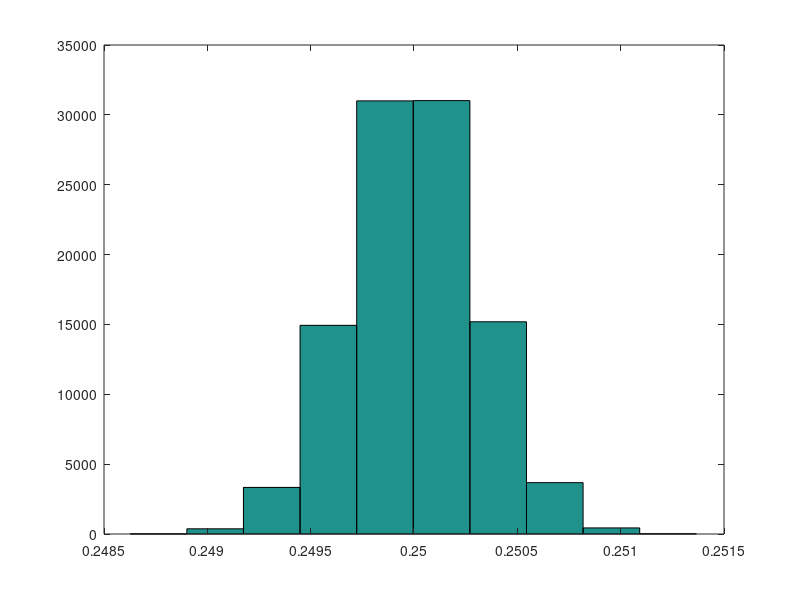
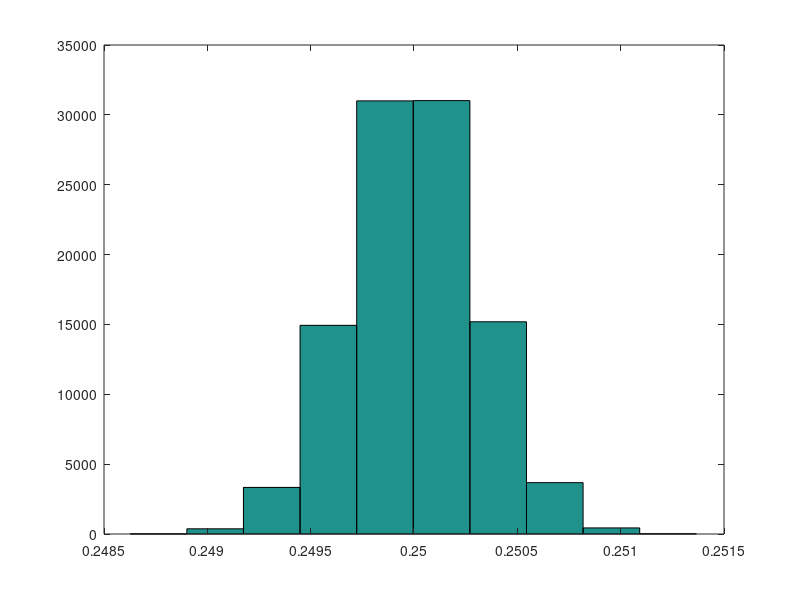
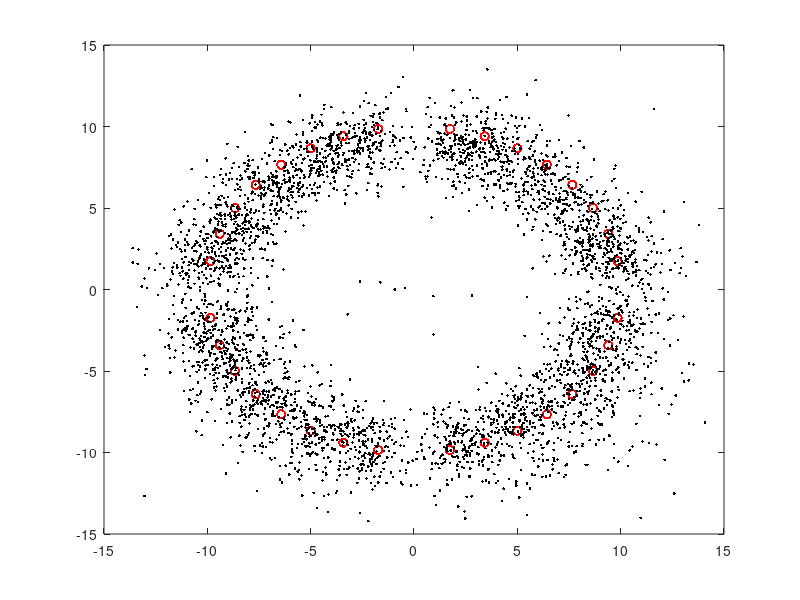
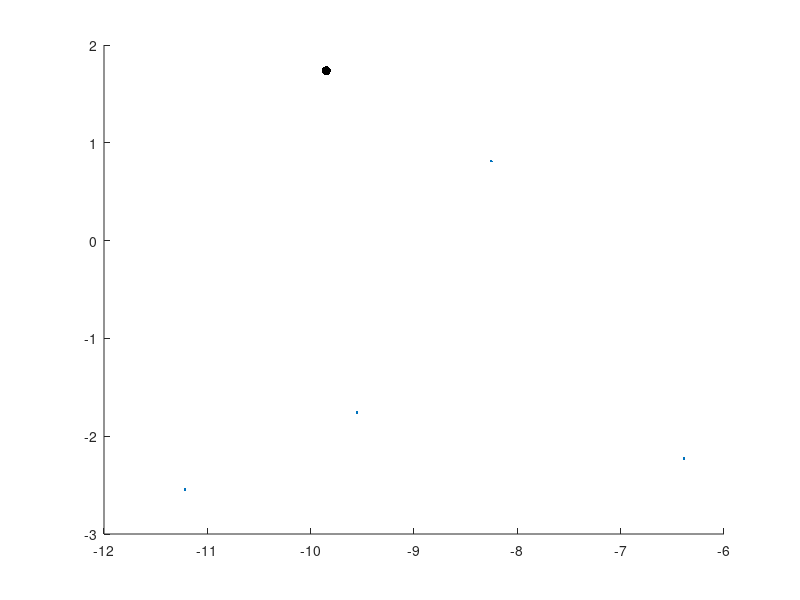

Reproduce these figures in MATLAB, in order. (Note: this script raises an error after producing the figures.)
%% understanding Jbar, tau, and sigma

sigma = 5;
Jbar = 16;
tau = .0001;

nSamps = 1e5;
samps = sqrt(1./gamrnd(Jbar/tau,tau,1,nSamps));

hist(1./samps.^2)
hist(samps)

figure; hist(samps)
mean(samps)

%% ==========================================================
%             STUFF WITH ACTUAL DATA!
% ===========================================================
% 08.25.2016

% load in data file
load('group_data.mat')

% rename useful columns of group_data.mat
data_subj = group_data(:,1);
data_priority = group_data(:,2);
data_discsize = group_data(:,4);
response_x = group_data(:,6);
response_y = group_data(:,7);
target_x = 10*cosd(group_data(:,13)); % x location
target_y = 10*sind(group_data(:,13)); % y location

% 
idx = find(isnan(response_x) | isnan(response_y) | isnan(target_x) | isnan(target_y)  ); % delete nans 
response_x(idx) = [];
response_y(idx) = [];
target_x(idx) = [];
target_y(idx) = [];
data_priority(idx) = [];
data_subj(idx) = [];
data_discsize(idx) = [];

% errors
error_x = response_x - target_x;
error_y = response_y - target_y;
error_euclid = sqrt(error_x.^2 + error_y.^2);

idx = error_euclid > 13;
idx = idx | (data_discsize > 13); % delete stuff with disc size > 13
error_x(idx) = [];
error_y(idx) = [];
error_euclid(idx) = [];
response_x(idx) = [];
response_y(idx) = [];
target_x(idx) = [];
target_y(idx) = [];
data_priority(idx) = [];
data_subj(idx) = [];
data_discsize(idx) = [];

% % project everything onto first quadrant
% sign_x = sign(target_x);
% sign_y = sign(target_y);
% response_x = response_x.*sign_x;
% response_y = response_y.*sign_y;
% target_x = target_x.*sign_x;
% target_y = target_y.*sign_y;

% priority and subject numbers
priorityVec = unique(data_priority); % priority condition
colorVec = {'k','b','r'};
nPriorities = length(priorityVec);
titleVec = {'low','med','high'};
subjVec = unique(data_subj);
nSubj = length(subjVec);

% changing to polar coordinates
[target_theta, target_rho] = cart2pol(target_x,target_y);
[response_theta, response_rho] = cart2pol(response_x,response_y);

% errors
error_rho = response_rho - target_rho;
error_theta = response_theta - target_theta;



%% plot raw data (targets and responses)
figure;
plot(target_x,target_y,'ro')
hold on; 
plot(response_x,response_y,'k.')

%% plotting mean and covariance plot of each of 8 target locations
% best if you project onto one quadrant (see section above)

for isubj = 1:nSubj
    subjnum = subjVec(isubj);
    
    for ipriority = 1:nPriorities;
        priority = priorityVec(ipriority);
        
        figure;
        targets_x = unique(target_x);
        for itarget = 1:length(targets_x);
            currtarget_y = target_y(find(target_x == targets_x(itarget),1,'first')); % value of corresponding y_cordingate
            idxx = target_x == targets_x(itarget); % trials which have the correct target
            idxxx = idxx & (data_priority == priority) & (data_subj == subjnum); % correct target, priority condition, and subject number
            
            hold on;
            plot(targets_x(itarget),currtarget_y,'k.','MarkerSize',20)
            plot(response_x(idxxx),response_y(idxxx),'.')
            
            % get and plot cov circle for each target
            responses = [response_x(idxxx) response_y(idxxx)];
            covMat = cov(responses);
            circle = bsxfun(@plus,mean(responses),[cos(linspace(0,2*pi,50))' sin(linspace(0,2*pi,50))']*covMat);
            plot(circle(:,1),circle(:,2),'Color',aspencolors('coral')); % plot covariance circle
            
        end
        defaultplot;
        title(['subj' num2str(subjnum) ' ' titleVec{ipriority} ' priority'])
        axis equal
%         savefig(gcf,['subj' num2str(subjnum) '_' titleVec{ipriority} ])
%         savefig(gcf,['subj' num2str(subjnum) '_' titleVec{ipriority} '.png' ])
    end
end

%% plot of distribution of error and disc size with priority
nBins = 25;

% z-score subject data
standardized_discsize = nan(size(data_discsize));
standardized_error = nan(size(error_euclid));
for isubj = 1:nSubj
    subjnum = subjVec(isubj);
    
    idx = data_subj == subjnum;
    
    discsize = data_discsize(idx);
    euclideanerror = error_euclid(idx);
    
    % standardize them
    discsize = (discsize - mean(discsize))./std(discsize);
    euclideanerror = (euclideanerror - mean(euclideanerror))./std(euclideanerror);
    
    % put them back
    standardized_error(idx) = euclideanerror;
    standardized_discsize(idx) = discsize;    
end

colorVec = {'k','b','r'};
figure; hold on;
centers = linspace(-4,12,nBins);
for ipriority = 1:nPriorities;
    priority = priorityVec(ipriority);
    
    idx = data_priority == priority; 
        [counts,centers] = hist(standardized_error(idx),centers);
%     [counts,centers] = hist(standardized_discsize(idx),centers);
    counts = counts./sum(counts);
    
    plot(centers,counts,colorVec{ipriority})
    
end
defaultplot

%% scatterplot discsize error across subjects (standardized)


figure; 
for ipriority = 1:nPriorities % for each priority
    priority = priorityVec(ipriority);
    idx = data_priority == priority; % indices of trials for current subject
   
    curr_discsize = standardized_discsize(idx);
    curr_error = standardized_error(idx);
    
    %     % not standardized
    %     curr_discsize = data_discsize(idx);
    %     curr_error = error_euclid(idx);
    
    plot(curr_discsize,curr_error,'o','Color',colorVec{ipriority})
    hold on;
end

defaultplot
xlabel('circle size')
ylabel('saccade error')
hold off;


%% main effects of error and disc size from priority

discsizeMat = nan(nSubj,nPriorities); discsizevarMat = discsizeMat;
euclideanerrorMat = discsizeMat;
rhoerrorMat = discsizeMat; thetaerrorMat = discsizeMat;
for isubj = 1:nSubj;
    subjnum = subjVec(isubj);
    
    for ipriority = 1:nPriorities;
        priority = priorityVec(ipriority);
        
        idx = (data_subj == subjnum) & (data_priority == priority); % indices of trials for current subject
        
        % euclidean error
        euclideanerrorMat(isubj,ipriority) = mean(error_euclid(idx));
        euclideanvarMat(isubj,ipriority) = var(error_euclid(idx));
        
        % mean other errors
        rhoerrorMat(isubj,ipriority) = mean(error_rho(idx));
        thetaerrorMat(isubj,ipriority) = mean(error_theta(idx));
        
        % mean disc size
        discsizeMat(isubj,ipriority) = mean(data_discsize(idx));
        discsizevarMat(isubj,ipriority) = var(data_discsize(idx));
    end
    
end

% mean euclidean error main effect
figure;
meaneucliderror = mean(euclideanerrorMat);
semeucliderror = std(euclideanerrorMat)/sqrt(nSubj);
errorbar(meaneucliderror,semeucliderror,'k','LineStyle','none')
set(gca,'XTick',[1 2 3],'XTickLabel',[0.1 0.3 0.6])
xlabel('priority'); title('mean euclidean error'); defaultplot;

% var euclidean error main effect
figure;
meanvareucliderror = mean(euclideanvarMat);
semvareucliderror = std(euclideanvarMat)/sqrt(nSubj);
errorbar(meanvareucliderror,semvareucliderror,'k','LineStyle','none')
set(gca,'XTick',[1 2 3],'XTickLabel',[0.1 0.3 0.6])
xlabel('priority'); title('euclidean error variance'); defaultplot;

% % mean disc size
% figure;
% meandiscsize = mean(discsizeMat);
% semdiscsize = std(discsizeMat)/sqrt(nSubj);
% errorbar(meandiscsize,semdiscsize,'k','LineStyle','none')
% set(gca,'XTick',[1 2 3],'XTickLabel',[0.1 0.3 0.6])
% xlabel('priority'); title('discsize'); defaultplot;

%% plotting bias as a function of priority across or within each subject

aveplot = 1;
indvlplot = 0;

biasVec_theta = nan(nSubj,nPriorities);
varVec_theta = nan(nSubj,nPriorities);
biasVec_rho = nan(nSubj,nPriorities);
varVec_rho = nan(nSubj,nPriorities);
for isubj = 1:nSubj % for each subject
    subjnum = subjVec(isubj);
    
    for ipriority = 1:nPriorities % for each priority
        priority = priorityVec(ipriority);
        idx = (data_subj == subjnum) & (data_priority == priority); % indices of trials for current subject
        
        % calculating bias and variance of rho and theta
        biasVec_rho(isubj,ipriority) = mean(error_rho(idx));
        varVec_rho(isubj,ipriority) = var(error_rho(idx));
        biasVec_theta(isubj,ipriority) = mean(error_theta(idx));
        varVec_theta(isubj,ipriority) = var(error_theta(idx));
    end
    
    if (indvlplot)
        figure;
        subplot(2,2,1); 
        plot(biasVec_rho(isubj,:),'ko')
        title('bias rho')
        defaultplot;
        
        subplot(2,2,2); 
        plot(biasVec_theta(isubj,:),'ko')
        title('bias theta')
        defaultplot;
        
        subplot(2,2,3); 
        plot(varVec_rho(isubj,:),'ko')
        title('variance rho')
        defaultplot;
        
        subplot(2,2,4); 
        plot(varVec_theta(isubj,:),'ko')
        title('variance theta')
        defaultplot;
        
        pause;
    end
end

if (aveplot)
    figure;
    subplot(2,2,1);
    mean_bias_rho = mean(biasVec_rho);
    sem_bias_rho = std(biasVec_rho)/sqrt(size(biasVec_rho,1));
    errorbar(mean_bias_rho,sem_bias_rho,'k')
    set(gca,'XTick',[1 2 3],'XTickLabel',[0.1 0.3 0.6])
    xlabel('priority'); title('bias rho'); defaultplot;
    
    subplot(2,2,2);
    mean_bias_theta = mean(biasVec_theta);
    sem_bias_theta = std(biasVec_theta)/sqrt(size(biasVec_theta,1));
    errorbar(mean_bias_theta,sem_bias_theta,'k')
    set(gca,'XTick',[1 2 3],'XTickLabel',[0.1 0.3 0.6])
    xlabel('priority'); title('bias theta'); defaultplot;
    
    subplot(2,2,3);
    mean_var_rho = mean(varVec_rho);
    sem_var_rho = std(varVec_rho)/sqrt(size(varVec_rho,1));
    errorbar(mean_var_rho,sem_var_rho,'k')
    set(gca,'XTick',[1 2 3],'XTickLabel',[0.1 0.3 0.6])
    xlabel('priority'); title('variance rho'); defaultplot;
    
    subplot(2,2,4);
    mean_var_theta = mean(varVec_theta);
    sem_var_theta = std(varVec_theta)/sqrt(size(varVec_theta,1));
    errorbar(mean_var_theta,sem_var_theta,'k')
    set(gca,'XTick',[1 2 3],'XTickLabel',[0.1 0.3 0.6])
    xlabel('priority'); title('variance theta'); defaultplot;
end

%% scatterplot of disc size vs error (euclidean or circular tangential)

for isubj = 1:nSubj % for each subject
    subjnum = subjVec(isubj);
    
    figure; hold on;
    for ipriority = 1:nPriorities % for each priority
        priority = priorityVec(ipriority);
        idx = (data_subj == subjnum) & (data_priority == priority); % indices of trials for current subject
        
        curr_discsize = data_discsize(idx);
        curr_error = error_euclid(idx);
        
        plot(curr_discsize,curr_error,'o','Color',colorVec{ipriority})
        hold on;
    end
    
    defaultplot
    xlabel('circle size')
    ylabel('saccade error')
    hold off;
end

%% plot of variances for different priorities (with cov matrix)

% project everything onto first quadrant (may or may not have already done
% this)
sign_x = sign(target_x);
sign_y = sign(target_y);
response_x = response_x.*sign_x;
response_y = response_y.*sign_y;
target_x = target_x.*sign_x;
target_y = target_y.*sign_y;

% changing to polar coordinates
[target_theta, target_rho] = cart2pol(target_x,target_y);
[response_theta, response_rho] = cart2pol(response_x,response_y);

% collapse them all onto the same spot
error_x = response_x - target_x;
error_y = response_y - target_y;

colorVec = {'r','b','k'};
figure; 
for ipriority = 1:nPriorities
    priority = priorityVec(ipriority);
    idx = (data_priority == priority); % indices of trials for current priority
    
    % plot target and responses
    subplot(2,2,ipriority); hold on
    plot(error_x(idx),error_y(idx),'.','Color',[0.7 0.7 0.7]) % errors
    plot(0,0,'k.','MarkerSize',14) % target
    title(num2str(priority))
    defaultplot
    
    % plot covariance matrix
    covMat = cov([error_x(idx) error_y(idx)]);
    circle = bsxfun(@plus,mean([error_x(idx) error_y(idx)]),[cos(linspace(0,2*pi,50))' sin(linspace(0,2*pi,50))']*covMat);
    plot(circle(:,1),circle(:,2),colorVec{ipriority}); % plot covariance circle
    
    % plot just covariance matrices on top of one another
    subplot(2,2,4); hold on
    plot(circle(:,1),circle(:,2),colorVec{ipriority}); % plot covariance circle
    axis([-10 10 -20 20])
    defaultplot
end

%% correlation coeff for each subject and priority

rMat = nan(nSubj,nPriorities);
pMat = nan(nSubj,nPriorities);
for isubj = 1:nSubj
    subjnum = subjVec(isubj);
    
    idx = data_subj == subjnum;
    
    for ipriority = 1:nPriorities
        priority = priorityVec(ipriority);
        
        % get idx of subject and priority
        idx2 = idx & (data_priority == priority);
        
        % calculate r and p and put into matrix
        [r,p] = corrcoef(data_discsize(idx2),error_euclid(idx2));
        
        rMat(isubj,ipriority) = r(2);
        pMat(isubj,ipriority) = p(2);
        
    end 
end

%% calculate correlation coefficient between euclidean error and discsize across subjects

standardized_discsize = nan(size(data_discsize));
standardized_error = nan(size(error_euclid));
for isubj = 1:nSubj
    subjnum = subjVec(isubj);
    
    idx = data_subj == subjnum;
    
    discsize = data_discsize(idx);
    euclideanerror = error_euclid(idx);
    
    % standardize them
    discsize = (discsize - mean(discsize))./std(discsize);
    euclideanerror = (euclideanerror - mean(euclideanerror))./std(euclideanerror);
    
    % put them back
    standardized_error(idx) = euclideanerror;
    standardized_discsize(idx) = discsize;    
end

% overall coreelation
[r,p] = corrcoef(standardized_error,standardized_discsize)

rVec = nan(1,nPriorities); pVec = rVec;
for ipriority = 1:nPriorities;
    priority = priorityVec(ipriority);
    idx = data_priority == priority;
    
    [r,p] = corrcoef(standardized_error(idx),standardized_discsize(idx));
    rVec(ipriority) = r(2);
    pVec(ipriority) = p(2);
end


%% plotting quantile bins of error with discsize

nQuantiles = 5;
meandiscsizeVec = nan(nSubj,nPriorities,nQuantiles);
meaneuclideanerrorVec = meandiscsizeVec; 
meanangularerrorVec = meandiscsizeVec;

for isubj = 1:nSubj
    subjnum = subjVec(isubj);
    
    idx = (data_subj == subjnum);
    
    % get the relevant informtion for current subject and priority
    Discsize = data_discsize(idx);
    Euclideanerror = error_euclid(idx);
    Angularerror = error_theta(idx);
    PriorityVec = data_priority(idx);
    
    % standardizing discsize data
    Discsize = (Discsize - mean(Discsize))./std(Discsize);
    Euclideanerror = (Euclideanerror - mean(Euclideanerror))./std(Euclideanerror);
    
    for ipriority = 1:nPriorities
        priority = priorityVec(ipriority);
        
        idxx = (PriorityVec == priority); % correct subject number and priority
        
        % get the relevant informtion for current subject and priority
        discsize = Discsize(idxx);
        euclideanerror = Euclideanerror(idxx);
        angularerror = Angularerror(idxx);
        
        % sort by increasing discsize
        [discsize, I] = sort(discsize);
        euclideanerror = euclideanerror(I);
        angularerror = angularerror(I);
        
        % chop up into quantiles
        ndatapoints = length(discsize);
        idx_quantile = [0 round([1:nQuantiles].*(ndatapoints/nQuantiles))];

        for iquantile = 1:nQuantiles
            meandiscsizeVec(isubj,ipriority,iquantile) = mean(discsize(idx_quantile(iquantile)+1:idx_quantile(iquantile+1)));
            meaneuclideanerrorVec(isubj,ipriority,iquantile) = mean(euclideanerror(idx_quantile(iquantile)+1:idx_quantile(iquantile+1)));
            meanangularerrorVec(isubj,ipriority,iquantile) = mean(angularerror(idx_quantile(iquantile)+1:idx_quantile(iquantile+1)));
        end
        
    end
end

% means and SEMs across subjects
mean_discsize = squeeze(mean(meandiscsizeVec));
mean_euclideanerror = squeeze(mean(meaneuclideanerrorVec));
mean_angularerror = squeeze(mean(meanangularerrorVec));
sem_discsize = squeeze(std(meandiscsizeVec))/sqrt(nSubj);
sem_euclideanerror = squeeze(std(meaneuclideanerrorVec))/sqrt(nSubj);
sem_angularerror = squeeze(std(meanangularerrorVec))/sqrt(nSubj);

% plot euclidean error
colorVec = {'k','b','r'};
figure; hold on;
for ipriority = 1:nPriorities;
    errorbar(mean_discsize(ipriority,:),mean_euclideanerror(ipriority,:),sem_euclideanerror(ipriority,:),colorVec{ipriority});
end
defaultplot;
ylabel('euclidean error')
xlabel('disc size quantile')


% % plot
% figure; hold on;
% for ipriority = 1:nPriorities;
%     errorbar(mean_angularerror(ipriority,:),sem_angularerror(ipriority,:),colorVec{ipriority});
% end
% defaultplot;
% ylabel('angular error')
% xlabel('disc size quantile')
